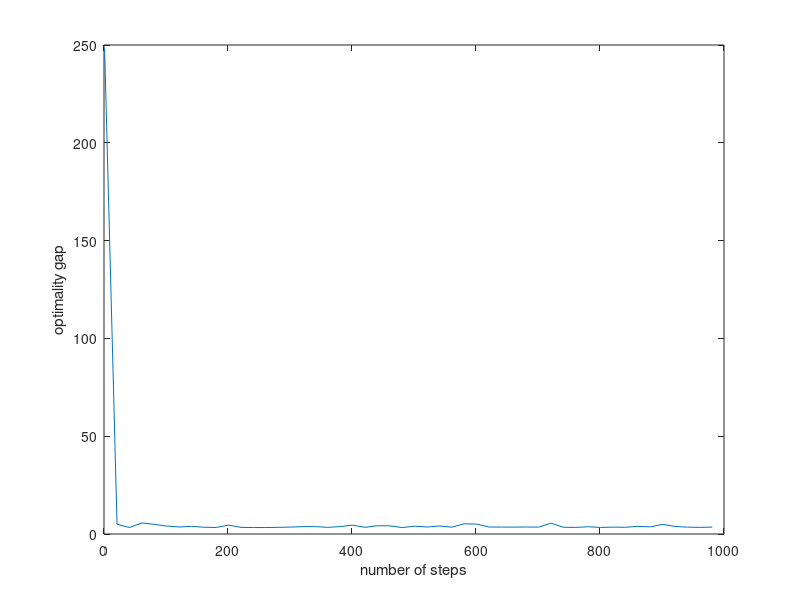

MATLAB code for this plot:
load('cricket.dat');
X = cricket(:,1);
Y = cricket(:,2);

X = [X, ones(length(Y), 1)];


% initial
% Ax=b ---> x=A\B

W = [0; 0];
optimal_w =  X' * X \ X' * Y

alpha = 0.0005;
ite_steps = 1000;
cost_sgd = zeros(1, ite_steps);

cost = ((X*W-Y)'*(X*W-Y))^0.5;


for i=1:ite_steps
	idx = randi(length(Y), 1, 1);
	W = W - alpha * X(idx,:)'*(X(idx,:)*W-Y(idx));
%	W = W - alpha * delta(W, X(idx,:), Y(idx));
	cost_sgd(i) = ((X*W-Y)'*(X*W-Y))^0.5;
end

W
cost = ((X*W-Y)'*(X*W-Y))^0.5;
optimal_w
optimal_cost = ((X*optimal_w-Y)'*(X*optimal_w-Y))^0.5;

id = [1:ite_steps / 50:ite_steps];
gap = cost_sgd - optimal_cost;
plot(id, gap(id));
xlabel('number of steps');
ylabel('optimality gap');
%{
function [ans] = delta(W, X, Y)
	len = length(Y);
	ans = X'*(X*W-Y);
	ans = ans / len;
%}
